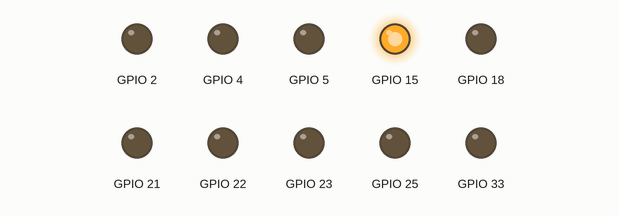
This program was run on a simulated ESP32 board running MicroPython. Shown: output pins drawn as LEDs (lit = HIGH). What the program prints to the serial console is not drawn.

Above: at 0.07 s.
At 0.97 s:
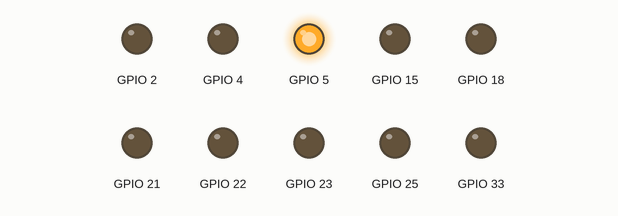
At 1.72 s:
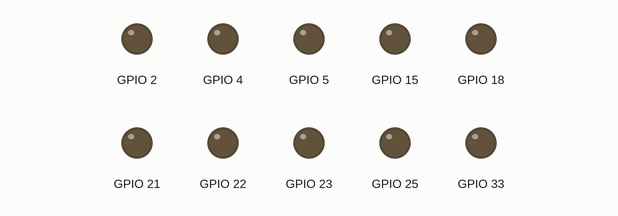
At 3.37 s:
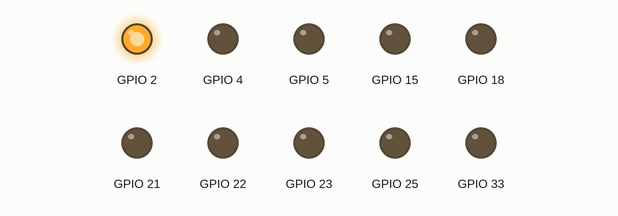
At 4.87 s:
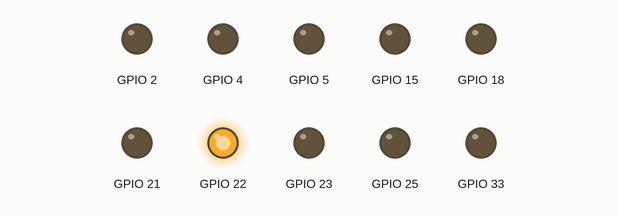
At 6.67 s:
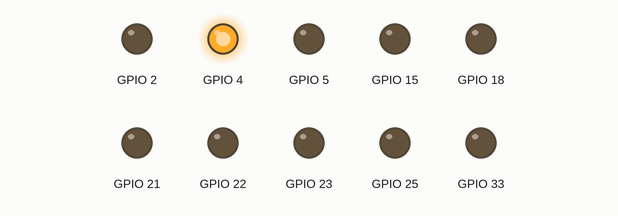
Timing chart, 0 to 7.0 s (numbered marks = the images above):
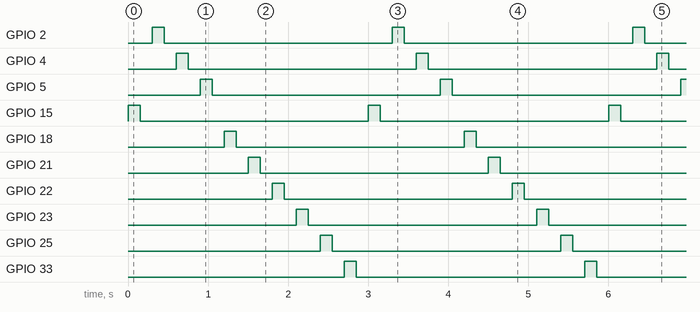

The program:

Encender_Cod5.py
```python
from machine import Pin as pin
from utime import sleep as pausa, sleep_ms as pausam, sleep_us
puerto=[15,2,4,5,18,21,22,23,25,33]
todos=[]
for i in puerto:
    todos.append (pin(i,pin.OUT))
print (todos)
def derecha():
    for i in todos:
        for j in range (2):
            i.value(not i.value())
            pausam(150)
def izquierda():
    for i in reversed(todos):
        for j in range (2):
            i.value(not i.value())
            pausam(150)
while True:
    derecha()
    #izquierda()
```

Measured:
- by itself, GPIO 2, GPIO 4, GPIO 5, GPIO 15, GPIO 18, GPIO 21–23, GPIO 25, GPIO 33: alternates HIGH for 0.15 s and LOW for 2.9 s
- by itself, everything shown: repeats every 3.0 s, in 20 steps
